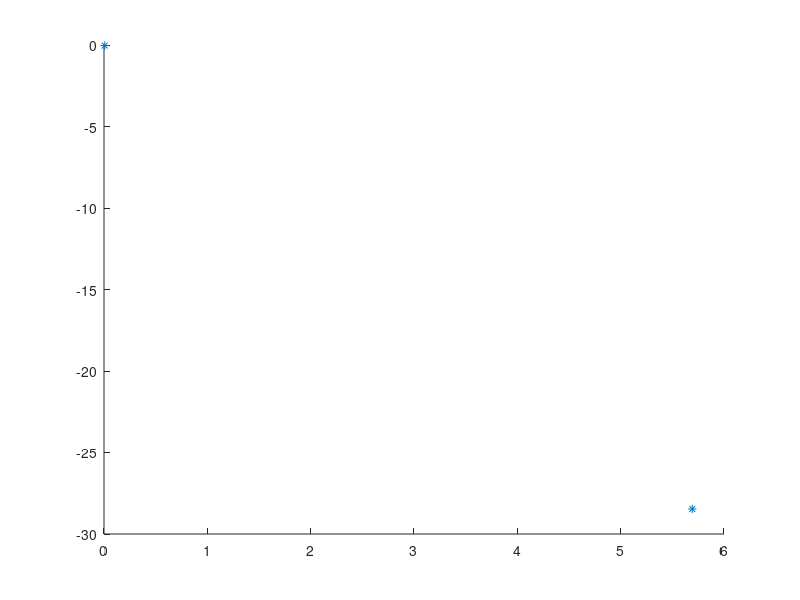

MATLAB code for this plot:
% compute the fixed points of the rossler attractor for a given set of
% parameters, with the intent of showing how the fixed point F+ lies
% beyond the attractor's region

% a = 0.1;b = 0.1;c = 14;
a = 0.2;b = 0.2;c = 5.7;
% c = 5.7;a = c / 2;b = c/2;
disc = c^2 - 4 * a * b;
fps = zeros(2,3);
fps(:,1) = [( c + disc^0.5) /  2   ,( c - disc^0.5) /  2];
fps(:,2) = [(-c - disc^0.5) / (2*a),(-c + disc^0.5) / (2*a)];
fps(:,3) = [( c + disc^0.5) / (2*a),( c - disc^0.5) / (2*a)];
figure(2);
hold on;
scatter3(fps(:,1),fps(:,2),fps(:,3),'*r');
hold off;